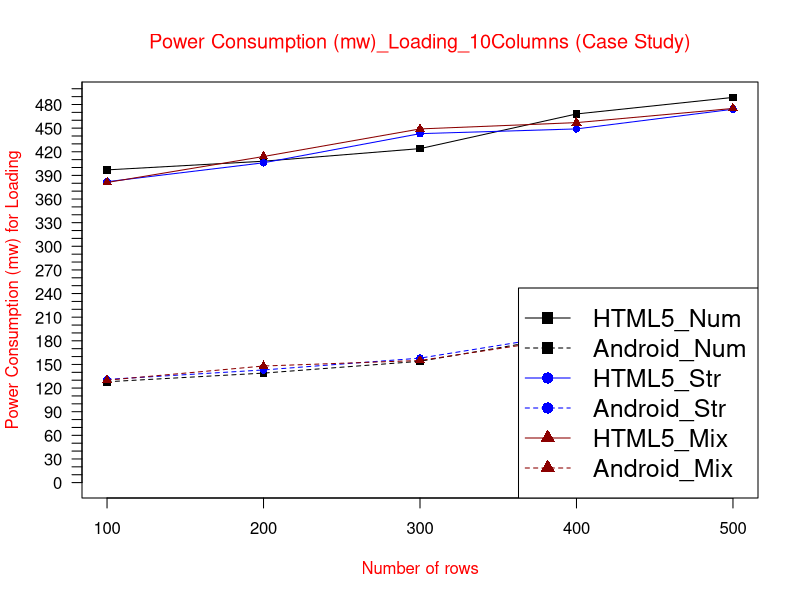

This chart was generated by the following R code:
data <- read.table("(CS)PCloading10col.txt", header = TRUE)

max_y <- max(data)
plot_colors <- c("black", "blue", "red4")
png(filename="(CS)PCloading10col.png", height = 1000, width = 1450, bg = "white")
plot(data$HTML5_Num, type = "o", col = plot_colors[1], pch=15,  ylim=c(0,max_y), axes=FALSE, ann=FALSE)
axis(1, at=1:5, lab=c("100", "200", "300", "400", "500"))
axis(2, las=1, at=10*0:max_y, cex.axis = 1)

box()
lines(data$Android_Num, type="o", pch=15, lty=2, col=plot_colors[1])
lines(data$HTML5_Str, type="o", pch=16, lty=1,  col=plot_colors[2])
lines(data$Android_Str, type="o", pch=16, lty=2,  col=plot_colors[2])   
lines(data$HTML5_Mix, type="o", pch=17, lty=1, col=plot_colors[3])
lines(data$Android_Mix, type="o", pch=17, lty=2,   col=plot_colors[3])

title(main="Power Consumption (mw)_Loading_10Columns (Case Study)", col.main="red", font.main=6)
title(xlab= "Number of rows", col.lab="red")
title(ylab= "Power Consumption (mw) for Loading", col.lab="red")
legend('bottomright', max_y, names(data), cex=1.5, col=c("black", "black","blue", "blue","red4","red4"), pch=c(15,15,16,16,17,17), lty=c(1,2,1,2,1,2));

dev.off()
